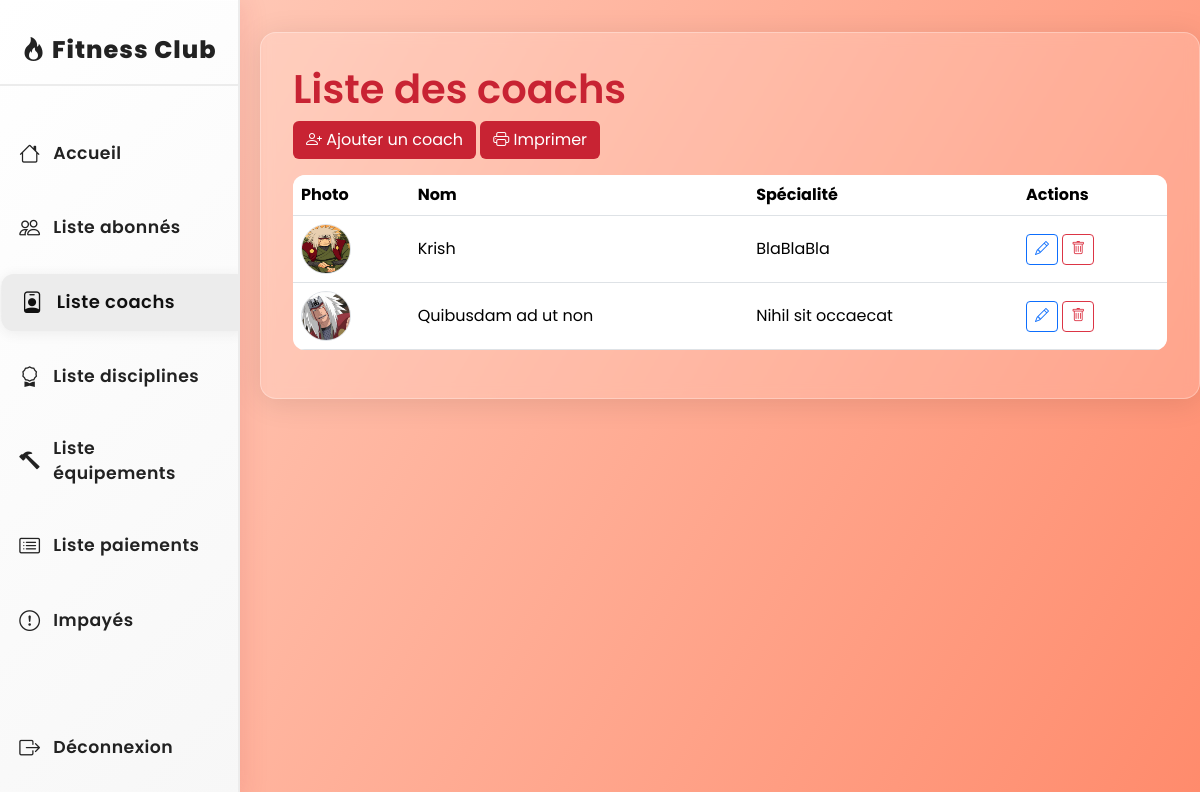
The page /liste_coachs.php (signed in) on the database its author committed.
### tables this page shows
CREATE TABLE `coachs` (
  `id` int(11) NOT NULL,
  `nom` varchar(100) NOT NULL,
  `prenom` varchar(100) NOT NULL,
  `email` varchar(150) DEFAULT NULL,
  `telephone` varchar(30) DEFAULT NULL,
  `specialite` varchar(100) DEFAULT NULL,
  `date_embauche` date DEFAULT NULL,
  `photo` varchar(255) DEFAULT NULL
);

### models.php (called while the page is built, shortened)
<?php
require_once 'db.php';
function getCoachs()
{
    global $pdo;
    $stmt = $pdo->query("SELECT * FROM coachs");
    return $stmt->fetchAll();
}

### liste_coachs.php (the view, shortened to what this page needs)
<?php
require_once 'models.php';
$coachs = getCoachs();
include 'header.php';
?>
<div class="container glass">
    <h1>Liste des coachs</h1>
    <a href="coach_form.php" class="btn btn-red mb-3"><i class="bi bi-person-plus"></i> Ajouter un coach</a>
    <button onclick="window.print()" class="btn btn-red mb-3"><i class="bi bi-printer"></i> Imprimer</button>
    <table class="table table-hover align-middle">
        <thead>
            <tr>
                <th>Photo</th>
                <th>Nom</th>
                <th>Spécialité</th>
                <th>Actions</th>
            </tr>
        </thead>
        <tbody>
            <?php foreach ($coachs as $coach): ?>
                <tr>
                    <td>
                        <?php
                        $imgPath = 'uploads/coachs/' . ($coach['photo'] ?? '');
                        if (!empty($coach['photo']) && file_exists($imgPath)) {
                            echo '<img src="' . $imgPath . '" class="rounded-circle border" width="50" height="50">';
                        } else {
                            echo '<img src="uploads/coachs/default.png" class="rounded-circle border" width="50" height="50">';
                        }
                        ?>
                    </td>
                    <td><?php echo htmlspecialchars($coach['nom']); ?></td>
                    <td><?php echo $coach['specialite']; ?></td>
                    <td>
                        <a href="coach_form.php?id=<?php echo $coach['id']; ?>" class="btn btn-sm btn-outline-primary" title="Modifier"><i class="bi bi-pencil"></i></a>
                        <a href="supprimer_coach.php?id=<?php echo $coach['id']; ?>" class="btn btn-sm btn-outline-danger" title="Supprimer" onclick="return confirm('Supprimer ce coach ?');"><i class="bi bi-trash"></i></a>
                    </td>
                </tr>
            <?php endforeach; ?>
        </tbody>
    </table>
</div>
<?php include 'footer.php'; ?>

### header.php (style rules this page uses)
body { font-family: 'Poppins', sans-serif; background: linear-gradient(120deg, #ffd1c1 0%, #ff8a6b 100%); min-height: 100vh; }
.glass { background: rgba(255, 255, 255, 0.15); border-radius: 16px; box-shadow: 0 4px 30px rgba(0, 0, 0, 0.1); backdrop-filter: blur(7px); -webkit-backdrop-filter: blur(7px); border: 1px solid rgba(255, 255, 255, 0.3); padding: 2rem; margin-top: 2rem; }
h1, .table thead { color: #c82333; font-weight: 600; }
.table { background: rgba(255, 255, 255, 0.7); border-radius: 12px; overflow: hidden; }
.btn-red { background: #c82333; color: #fff; }

### rows shown on the page
coachs: photo (picture), nom "Krish", specialite "BlaBlaBla"
coachs: photo (picture), nom "Quibusdam ad ut non", specialite "Nihil sit occaecat"
